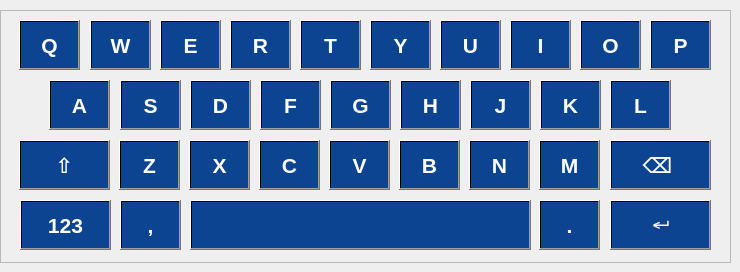
   <widget class="QWidget" name="page_14">
    <widget class="QFrame" name="frame_23">
     <property name="geometry">
      <rect>
       <x>0</x>
       <y>10</y>
       <width>731</width>
       <height>253</height>
      </rect>
     </property>
     <property name="frameShape">
      <enum>QFrame::StyledPanel</enum>
     </property>
     <property name="frameShadow">
      <enum>QFrame::Raised</enum>
     </property>
     <widget class="QPushButton" name="pushButton_52">
      <property name="geometry">
       <rect>
        <x>610</x>
        <y>70</y>
        <width>61</width>
        <height>50</height>
       </rect>
      </property>
      <property name="font">
       <font>
        <family>Liberation Sans</family>
        <pointsize>16</pointsize>
        <weight>75</weight>
        <bold>true</bold>
       </font>
      </property>
      <property name="styleSheet">
       <string notr="true">QPushButton
{
background: qlineargradient(x1:0, y1:0, x2:1, y2:0, stop: 0 rgb(12, 68, 145), stop: 0.5 rgb(12, 68, 145),  stop:1 rgb(12, 68, 145));
 color: white;}

QPushButton:pressed {
   background: qlineargradient(x1:0, y1:0, x2:1, y2:0, stop: 0 rgb(12, 68, 145), stop: 0.5 rgb(12, 68, 145),  stop:1 rgb(12, 68, 145));
 color: white;
}</string>
      </property>
      <property name="text">
       <string>L</string>
      </property>
     </widget>
     <widget class="QPushButton" name="pushButton_67">
      <property name="geometry">
       <rect>
        <x>610</x>
        <y>190</y>
        <width>101</width>
        <height>50</height>
       </rect>
      </property>
      <property name="font">
       <font>
        <family>Liberation Sans</family>
        <pointsize>16</pointsize>
        <weight>75</weight>
        <bold>true</bold>
       </font>
      </property>
      <property name="styleSheet">
       <string notr="true">QPushButton
{
background: qlineargradient(x1:0, y1:0, x2:1, y2:0, stop: 0 rgb(12, 68, 145), stop: 0.5 rgb(12, 68, 145),  stop:1 rgb(12, 68, 145));
 color: white;}

QPushButton:pressed {
   background: qlineargradient(x1:0, y1:0, x2:1, y2:0, stop: 0 rgb(12, 68, 145), stop: 0.5 rgb(12, 68, 145),  stop:1 rgb(12, 68, 145));
 color: white;
}</string>
      </property>
      <property name="text">
       <string>↵</string>
      </property>
     </widget>
     <widget class="QPushButton" name="pushButton_58">
      <property name="geometry">
       <rect>
        <x>580</x>
        <y>10</y>
        <width>61</width>
        <height>50</height>
       </rect>
      </property>
      <property name="font">
       <font>
        <family>Liberation Sans</family>
        <pointsize>16</pointsize>
        <weight>75</weight>
        <bold>true</bold>
       </font>
      </property>
      <property name="styleSheet">
       <string notr="true">QPushButton
{
background: qlineargradient(x1:0, y1:0, x2:1, y2:0, stop: 0 rgb(12, 68, 145), stop: 0.5 rgb(12, 68, 145),  stop:1 rgb(12, 68, 145));
 color: white;}

QPushButton:pressed {
   background: qlineargradient(x1:0, y1:0, x2:1, y2:0, stop: 0 rgb(12, 68, 145), stop: 0.5 rgb(12, 68, 145),  stop:1 rgb(12, 68, 145));
 color: white;
}</string>
      </property>
      <property name="text">
       <string>O</string>
      </property>
     </widget>
     <widget class="QPushButton" name="pushButton_63">
      <property name="geometry">
       <rect>
        <x>120</x>
        <y>70</y>
        <width>61</width>
        <height>50</height>
       </rect>
      </property>
      <property name="font">
       <font>
        <family>Liberation Sans</family>
        <pointsize>16</pointsize>
        <weight>75</weight>
        <bold>true</bold>
       </font>
      </property>
      <property name="styleSheet">
       <string notr="true">QPushButton
{
background: qlineargradient(x1:0, y1:0, x2:1, y2:0, stop: 0 rgb(12, 68, 145), stop: 0.5 rgb(12, 68, 145),  stop:1 rgb(12, 68, 145));
 color: white;}

QPushButton:pressed {
   background: qlineargradient(x1:0, y1:0, x2:1, y2:0, stop: 0 rgb(12, 68, 145), stop: 0.5 rgb(12, 68, 145),  stop:1 rgb(12, 68, 145));
 color: white;
}</string>
      </property>
      <property name="text">
       <string>S</string>
      </property>
     </widget>
     <widget class="QPushButton" name="pushButton_71">
      <property name="geometry">
       <rect>
        <x>20</x>
        <y>190</y>
        <width>91</width>
        <height>50</height>
       </rect>
      </property>
      <property name="font">
       <font>
        <family>Liberation Sans</family>
        <pointsize>16</pointsize>
        <weight>75</weight>
        <bold>true</bold>
       </font>
      </property>
      <property name="styleSheet">
       <string notr="true">QPushButton
{
background: qlineargradient(x1:0, y1:0, x2:1, y2:0, stop: 0 rgb(12, 68, 145), stop: 0.5 rgb(12, 68, 145),  stop:1 rgb(12, 68, 145));
 color: white;}

QPushButton:pressed {
   background: qlineargradient(x1:0, y1:0, x2:1, y2:0, stop: 0 rgb(12, 68, 145), stop: 0.5 rgb(12, 68, 145),  stop:1 rgb(12, 68, 145));
 color: white;
}</string>
      </property>
      <property name="text">
       <string>123</string>
      </property>
     </widget>
     <widget class="QPushButton" name="pushButton_65">
      <property name="geometry">
       <rect>
        <x>119</x>
        <y>130</y>
        <width>61</width>
        <height>50</height>
       </rect>
      </property>
      <property name="font">
       <font>
        <family>Liberation Sans</family>
        <pointsize>16</pointsize>
        <weight>75</weight>
        <bold>true</bold>
       </font>
      </property>
      <property name="styleSheet">
       <string notr="true">QPushButton
{
background: qlineargradient(x1:0, y1:0, x2:1, y2:0, stop: 0 rgb(12, 68, 145), stop: 0.5 rgb(12, 68, 145),  stop:1 rgb(12, 68, 145));
 color: white;}

QPushButton:pressed {
   background: qlineargradient(x1:0, y1:0, x2:1, y2:0, stop: 0 rgb(12, 68, 145), stop: 0.5 rgb(12, 68, 145),  stop:1 rgb(12, 68, 145));
 color: white;
}</string>
      </property>
      <property name="text">
       <string>Z</string>
      </property>
     </widget>
     <widget class="QPushButton" name="pushButton_79">
      <property name="geometry">
       <rect>
        <x>650</x>
        <y>10</y>
        <width>61</width>
        <height>50</height>
       </rect>
      </property>
      <property name="font">
       <font>
        <family>Liberation Sans</family>
        <pointsize>16</pointsize>
        <weight>75</weight>
        <bold>true</bold>
       </font>
      </property>
      <property name="styleSheet">
       <string notr="true">QPushButton
{
background: qlineargradient(x1:0, y1:0, x2:1, y2:0, stop: 0 rgb(12, 68, 145), stop: 0.5 rgb(12, 68, 145),  stop:1 rgb(12, 68, 145));
 color: white;}

QPushButton:pressed {
   background: qlineargradient(x1:0, y1:0, x2:1, y2:0, stop: 0 rgb(12, 68, 145), stop: 0.5 rgb(12, 68, 145),  stop:1 rgb(12, 68, 145));
 color: white;
}</string>
      </property>
      <property name="text">
       <string>P</string>
      </property>
     </widget>
     <widget class="QPushButton" name="pushButton_17">
      <property name="geometry">
       <rect>
        <x>90</x>
        <y>10</y>
        <width>61</width>
        <height>50</height>
       </rect>
      </property>
      <property name="font">
       <font>
        <family>Liberation Sans</family>
        <pointsize>16</pointsize>
        <weight>75</weight>
        <bold>true</bold>
       </font>
      </property>
      <property name="styleSheet">
       <string notr="true">QPushButton
{
background: qlineargradient(x1:0, y1:0, x2:1, y2:0, stop: 0 rgb(12, 68, 145), stop: 0.5 rgb(12, 68, 145),  stop:1 rgb(12, 68, 145));
 color: white;}

QPushButton:pressed {
   background: qlineargradient(x1:0, y1:0, x2:1, y2:0, stop: 0 rgb(12, 68, 145), stop: 0.5 rgb(12, 68, 145),  stop:1 rgb(12, 68, 145));
 color: white;
}</string>
      </property>
      <property name="text">
       <string>W</string>
      </property>
     </widget>
     <widget class="QPushButton" name="pushButton_70">
      <property name="geometry">
       <rect>
        <x>539</x>
        <y>190</y>
        <width>61</width>
        <height>50</height>
       </rect>
      </property>
      <property name="font">
       <font>
        <family>Liberation Sans</family>
        <pointsize>16</pointsize>
        <weight>75</weight>
        <bold>true</bold>
       </font>
      </property>
      <property name="styleSheet">
       <string notr="true">QPushButton
{
background: qlineargradient(x1:0, y1:0, x2:1, y2:0, stop: 0 rgb(12, 68, 145), stop: 0.5 rgb(12, 68, 145),  stop:1 rgb(12, 68, 145));
 color: white;}

QPushButton:pressed {
   background: qlineargradient(x1:0, y1:0, x2:1, y2:0, stop: 0 rgb(12, 68, 145), stop: 0.5 rgb(12, 68, 145),  stop:1 rgb(12, 68, 145));
 color: white;
}</string>
      </property>
      <property name="text">
       <string>.</string>
      </property>
     </widget>
     <widget class="QPushButton" name="pushButton_54">
      <property name="geometry">
       <rect>
        <x>120</x>
        <y>190</y>
        <width>61</width>
        <height>50</height>
       </rect>
      </property>
      <property name="font">
       <font>
        <family>Liberation Sans</family>
        <pointsize>16</pointsize>
        <weight>75</weight>
        <bold>true</bold>
       </font>
      </property>
      <property name="styleSheet">
       <string notr="true">QPushButton
{
background: qlineargradient(x1:0, y1:0, x2:1, y2:0, stop: 0 rgb(12, 68, 145), stop: 0.5 rgb(12, 68, 145),  stop:1 rgb(12, 68, 145));
 color: white;}

QPushButton:pressed {
   background: qlineargradient(x1:0, y1:0, x2:1, y2:0, stop: 0 rgb(12, 68, 145), stop: 0.5 rgb(12, 68, 145),  stop:1 rgb(12, 68, 145));
 color: white;
}</string>
      </property>
      <property name="text">
       <string>,</string>
      </property>
     </widget>
     <widget class="QPushButton" name="pushButton_53">
      <property name="geometry">
       <rect>
        <x>189</x>
        <y>130</y>
        <width>61</width>
        <height>50</height>
       </rect>
      </property>
      <property name="font">
       <font>
        <family>Liberation Sans</family>
        <pointsize>16</pointsize>
        <weight>75</weight>
        <bold>true</bold>
       </font>
      </property>
      <property name="styleSheet">
       <string notr="true">QPushButton
{
background: qlineargradient(x1:0, y1:0, x2:1, y2:0, stop: 0 rgb(12, 68, 145), stop: 0.5 rgb(12, 68, 145),  stop:1 rgb(12, 68, 145));
 color: white;}

QPushButton:pressed {
   background: qlineargradient(x1:0, y1:0, x2:1, y2:0, stop: 0 rgb(12, 68, 145), stop: 0.5 rgb(12, 68, 145),  stop:1 rgb(12, 68, 145));
 color: white;
}</string>
      </property>
      <property name="text">
       <string>X</string>
      </property>
     </widget>
     <widget class="QPushButton" name="pushButton_56">
      <property name="geometry">
       <rect>
        <x>19</x>
        <y>130</y>
        <width>91</width>
        <height>50</height>
       </rect>
      </property>
      <property name="font">
       <font>
        <family>Liberation Sans</family>
        <pointsize>16</pointsize>
        <weight>75</weight>
        <bold>true</bold>
       </font>
      </property>
      <property name="styleSheet">
       <string notr="true">QPushButton
{
background: qlineargradient(x1:0, y1:0, x2:1, y2:0, stop: 0 rgb(12, 68, 145), stop: 0.5 rgb(12, 68, 145),  stop:1 rgb(12, 68, 145));
 color: white;}

QPushButton:pressed {
   background: qlineargradient(x1:0, y1:0, x2:1, y2:0, stop: 0 rgb(12, 68, 145), stop: 0.5 rgb(12, 68, 145),  stop:1 rgb(12, 68, 145));
 color: white;
}</string>
      </property>
      <property name="text">
       <string>⇧</string>
      </property>
     </widget>
     <widget class="QPushButton" name="pushButton_62">
      <property name="geometry">
       <rect>
        <x>330</x>
        <y>70</y>
        <width>61</width>
        <height>50</height>
       </rect>
      </property>
      <property name="font">
       <font>
        <family>Liberation Sans</family>
        <pointsize>16</pointsize>
        <weight>75</weight>
        <bold>true</bold>
       </font>
      </property>
      <property name="styleSheet">
       <string notr="true">QPushButton
{
background: qlineargradient(x1:0, y1:0, x2:1, y2:0, stop: 0 rgb(12, 68, 145), stop: 0.5 rgb(12, 68, 145),  stop:1 rgb(12, 68, 145));
 color: white;}

QPushButton:pressed {
   background: qlineargradient(x1:0, y1:0, x2:1, y2:0, stop: 0 rgb(12, 68, 145), stop: 0.5 rgb(12, 68, 145),  stop:1 rgb(12, 68, 145));
 color: white;
}</string>
      </property>
      <property name="text">
       <string>G</string>
      </property>
     </widget>
     <widget class="QPushButton" name="pushButton_74">
      <property name="geometry">
       <rect>
        <x>469</x>
        <y>130</y>
        <width>61</width>
        <height>50</height>
       </rect>
      </property>
      <property name="font">
       <font>
        <family>Liberation Sans</family>
        <pointsize>16</pointsize>
        <weight>75</weight>
        <bold>true</bold>
       </font>
      </property>
      <property name="styleSheet">
       <string notr="true">QPushButton
{
background: qlineargradient(x1:0, y1:0, x2:1, y2:0, stop: 0 rgb(12, 68, 145), stop: 0.5 rgb(12, 68, 145),  stop:1 rgb(12, 68, 145));
 color: white;}

QPushButton:pressed {
   background: qlineargradient(x1:0, y1:0, x2:1, y2:0, stop: 0 rgb(12, 68, 145), stop: 0.5 rgb(12, 68, 145),  stop:1 rgb(12, 68, 145));
 color: white;
}</string>
      </property>
      <property name="text">
       <string>N</string>
      </property>
     </widget>
     <widget class="QPushButton" name="pushButton_51">
      <property name="geometry">
       <rect>
        <x>370</x>
        <y>10</y>
        <width>61</width>
        <height>50</height>
       </rect>
      </property>
      <property name="font">
       <font>
        <family>Liberation Sans</family>
        <pointsize>16</pointsize>
        <weight>75</weight>
        <bold>true</bold>
       </font>
      </property>
      <property name="styleSheet">
       <string notr="true">QPushButton
{
background: qlineargradient(x1:0, y1:0, x2:1, y2:0, stop: 0 rgb(12, 68, 145), stop: 0.5 rgb(12, 68, 145),  stop:1 rgb(12, 68, 145));
 color: white;}

QPushButton:pressed {
   background: qlineargradient(x1:0, y1:0, x2:1, y2:0, stop: 0 rgb(12, 68, 145), stop: 0.5 rgb(12, 68, 145),  stop:1 rgb(12, 68, 145));
 color: white;
}</string>
      </property>
      <property name="text">
       <string>Y</string>
      </property>
     </widget>
     <widget class="QPushButton" name="pushButton_61">
      <property name="geometry">
       <rect>
        <x>510</x>
        <y>10</y>
        <width>61</width>
        <height>50</height>
       </rect>
      </property>
      <property name="font">
       <font>
        <family>Liberation Sans</family>
        <pointsize>16</pointsize>
        <weight>75</weight>
        <bold>true</bold>
       </font>
      </property>
      <property name="styleSheet">
       <string notr="true">QPushButton
{
background: qlineargradient(x1:0, y1:0, x2:1, y2:0, stop: 0 rgb(12, 68, 145), stop: 0.5 rgb(12, 68, 145),  stop:1 rgb(12, 68, 145));
 color: white;}

QPushButton:pressed {
   background: qlineargradient(x1:0, y1:0, x2:1, y2:0, stop: 0 rgb(12, 68, 145), stop: 0.5 rgb(12, 68, 145),  stop:1 rgb(12, 68, 145));
 color: white;
}</string>
      </property>
      <property name="text">
       <string>I</string>
      </property>
     </widget>
     <widget class="QPushButton" name="pushButton_57">
      <property name="geometry">
       <rect>
        <x>539</x>
        <y>130</y>
        <width>61</width>
        <height>50</height>
       </rect>
      </property>
      <property name="font">
       <font>
        <family>Liberation Sans</family>
        <pointsize>16</pointsize>
        <weight>75</weight>
        <bold>true</bold>
       </font>
      </property>
      <property name="styleSheet">
       <string notr="true">QPushButton
{
background: qlineargradient(x1:0, y1:0, x2:1, y2:0, stop: 0 rgb(12, 68, 145), stop: 0.5 rgb(12, 68, 145),  stop:1 rgb(12, 68, 145));
 color: white;}

QPushButton:pressed {
   background: qlineargradient(x1:0, y1:0, x2:1, y2:0, stop: 0 rgb(12, 68, 145), stop: 0.5 rgb(12, 68, 145),  stop:1 rgb(12, 68, 145));
 color: white;
}</string>
      </property>
      <property name="text">
       <string>M</string>
      </property>
     </widget>
     <widget class="QPushButton" name="pushButton_78">
      <property name="geometry">
       <rect>
        <x>470</x>
        <y>70</y>
        <width>61</width>
        <height>50</height>
       </rect>
      </property>
      <property name="font">
       <font>
        <family>Liberation Sans</family>
        <pointsize>16</pointsize>
        <weight>75</weight>
        <bold>true</bold>
       </font>
      </property>
      <property name="styleSheet">
       <string notr="true">QPushButton
{
background: qlineargradient(x1:0, y1:0, x2:1, y2:0, stop: 0 rgb(12, 68, 145), stop: 0.5 rgb(12, 68, 145),  stop:1 rgb(12, 68, 145));
 color: white;}

QPushButton:pressed {
   background: qlineargradient(x1:0, y1:0, x2:1, y2:0, stop: 0 rgb(12, 68, 145), stop: 0.5 rgb(12, 68, 145),  stop:1 rgb(12, 68, 145));
 color: white;
}</string>
      </property>
      <property name="text">
       <string>J</string>
      </property>
     </widget>
     <widget class="QPushButton" name="pushButton_72">
      <property name="geometry">
       <rect>
        <x>190</x>
        <y>190</y>
        <width>341</width>
        <height>50</height>
       </rect>
      </property>
      <property name="font">
       <font>
        <family>Liberation Sans</family>
        <pointsize>16</pointsize>
        <weight>75</weight>
        <bold>true</bold>
       </font>
      </property>
      <property name="styleSheet">
       <string notr="true">QPushButton
{
background: qlineargradient(x1:0, y1:0, x2:1, y2:0, stop: 0 rgb(12, 68, 145), stop: 0.5 rgb(12, 68, 145),  stop:1 rgb(12, 68, 145));
 color: white;}

QPushButton:pressed {
   background: qlineargradient(x1:0, y1:0, x2:1, y2:0, stop: 0 rgb(12, 68, 145), stop: 0.5 rgb(12, 68, 145),  stop:1 rgb(12, 68, 145));
 color: white;
}</string>
      </property>
      <property name="text">
       <string/>
      </property>
     </widget>
     <widget class="QPushButton" name="pushButton_80">
      <property name="geometry">
       <rect>
        <x>19</x>
        <y>10</y>
        <width>61</width>
        <height>50</height>
       </rect>
      </property>
      <property name="font">
       <font>
        <family>Liberation Sans</family>
        <pointsize>16</pointsize>
        <weight>75</weight>
        <bold>true</bold>
       </font>
      </property>
      <property name="styleSheet">
       <string notr="true">QPushButton
{
background: qlineargradient(x1:0, y1:0, x2:1, y2:0, stop: 0 rgb(12, 68, 145), stop: 0.5 rgb(12, 68, 145),  stop:1 rgb(12, 68, 145));
 color: white;}

QPushButton:pressed {
   background: qlineargradient(x1:0, y1:0, x2:1, y2:0, stop: 0 rgb(12, 68, 145), stop: 0.5 rgb(12, 68, 145),  stop:1 rgb(12, 68, 145));
 color: white;
}</string>
      </property>
      <property name="text">
       <string>Q</string>
      </property>
     </widget>
     <widget class="QPushButton" name="pushButton_68">
      <property name="geometry">
       <rect>
        <x>540</x>
        <y>70</y>
        <width>61</width>
        <height>50</height>
       </rect>
      </property>
      <property name="font">
       <font>
        <family>Liberation Sans</family>
        <pointsize>16</pointsize>
        <weight>75</weight>
        <bold>true</bold>
       </font>
      </property>
      <property name="styleSheet">
       <string notr="true">QPushButton
{
background: qlineargradient(x1:0, y1:0, x2:1, y2:0, stop: 0 rgb(12, 68, 145), stop: 0.5 rgb(12, 68, 145),  stop:1 rgb(12, 68, 145));
 color: white;}

QPushButton:pressed {
   background: qlineargradient(x1:0, y1:0, x2:1, y2:0, stop: 0 rgb(12, 68, 145), stop: 0.5 rgb(12, 68, 145),  stop:1 rgb(12, 68, 145));
 color: white;
}</string>
      </property>
      <property name="text">
       <string>K</string>
      </property>
     </widget>
     <widget class="QPushButton" name="pushButton_59">
      <property name="geometry">
       <rect>
        <x>160</x>
        <y>10</y>
        <width>61</width>
        <height>50</height>
       </rect>
      </property>
      <property name="font">
       <font>
        <family>Liberation Sans</family>
        <pointsize>16</pointsize>
        <weight>75</weight>
        <bold>true</bold>
       </font>
      </property>
      <property name="styleSheet">
       <string notr="true">QPushButton
{
background: qlineargradient(x1:0, y1:0, x2:1, y2:0, stop: 0 rgb(12, 68, 145), stop: 0.5 rgb(12, 68, 145),  stop:1 rgb(12, 68, 145));
 color: white;}

QPushButton:pressed {
   background: qlineargradient(x1:0, y1:0, x2:1, y2:0, stop: 0 rgb(12, 68, 145), stop: 0.5 rgb(12, 68, 145),  stop:1 rgb(12, 68, 145));
 color: white;
}</string>
      </property>
      <property name="text">
       <string>E</string>
      </property>
     </widget>
     <widget class="QPushButton" name="pushButton_64">
      <property name="geometry">
       <rect>
        <x>329</x>
        <y>130</y>
        <width>61</width>
        <height>50</height>
       </rect>
      </property>
      <property name="font">
       <font>
        <family>Liberation Sans</family>
        <pointsize>16</pointsize>
        <weight>75</weight>
        <bold>true</bold>
       </font>
      </property>
      <property name="styleSheet">
       <string notr="true">QPushButton
{
background: qlineargradient(x1:0, y1:0, x2:1, y2:0, stop: 0 rgb(12, 68, 145), stop: 0.5 rgb(12, 68, 145),  stop:1 rgb(12, 68, 145));
 color: white;}

QPushButton:pressed {
   background: qlineargradient(x1:0, y1:0, x2:1, y2:0, stop: 0 rgb(12, 68, 145), stop: 0.5 rgb(12, 68, 145),  stop:1 rgb(12, 68, 145));
 color: white;
}</string>
      </property>
      <property name="text">
       <string>V</string>
      </property>
     </widget>
     <widget class="QPushButton" name="pushButton_75">
      <property name="geometry">
       <rect>
        <x>259</x>
        <y>130</y>
        <width>61</width>
        <height>50</height>
       </rect>
      </property>
      <property name="font">
       <font>
        <family>Liberation Sans</family>
        <pointsize>16</pointsize>
        <weight>75</weight>
        <bold>true</bold>
       </font>
      </property>
      <property name="styleSheet">
       <string notr="true">QPushButton
{
background: qlineargradient(x1:0, y1:0, x2:1, y2:0, stop: 0 rgb(12, 68, 145), stop: 0.5 rgb(12, 68, 145),  stop:1 rgb(12, 68, 145));
 color: white;}

QPushButton:pressed {
   background: qlineargradient(x1:0, y1:0, x2:1, y2:0, stop: 0 rgb(12, 68, 145), stop: 0.5 rgb(12, 68, 145),  stop:1 rgb(12, 68, 145));
 color: white;
}</string>
      </property>
      <property name="text">
       <string>C</string>
      </property>
     </widget>
     <widget class="QPushButton" name="pushButton_81">
      <property name="geometry">
       <rect>
        <x>230</x>
        <y>10</y>
        <width>61</width>
        <height>50</height>
       </rect>
      </property>
      <property name="font">
       <font>
        <family>Liberation Sans</family>
        <pointsize>16</pointsize>
        <weight>75</weight>
        <bold>true</bold>
       </font>
      </property>
      <property name="styleSheet">
       <string notr="true">QPushButton
{
background: qlineargradient(x1:0, y1:0, x2:1, y2:0, stop: 0 rgb(12, 68, 145), stop: 0.5 rgb(12, 68, 145),  stop:1 rgb(12, 68, 145));
 color: white;}

QPushButton:pressed {
   background: qlineargradient(x1:0, y1:0, x2:1, y2:0, stop: 0 rgb(12, 68, 145), stop: 0.5 rgb(12, 68, 145),  stop:1 rgb(12, 68, 145));
 color: white;
}</string>
      </property>
      <property name="text">
       <string>R</string>
      </property>
     </widget>
     <widget class="QPushButton" name="pushButton_60">
      <property name="geometry">
       <rect>
        <x>610</x>
        <y>130</y>
        <width>101</width>
        <height>50</height>
       </rect>
      </property>
      <property name="font">
       <font>
        <family>Liberation Sans</family>
        <pointsize>16</pointsize>
        <weight>75</weight>
        <bold>true</bold>
       </font>
      </property>
      <property name="styleSheet">
       <string notr="true">QPushButton
{
background: qlineargradient(x1:0, y1:0, x2:1, y2:0, stop: 0 rgb(12, 68, 145), stop: 0.5 rgb(12, 68, 145),  stop:1 rgb(12, 68, 145));
 color: white;}

QPushButton:pressed {
   background: qlineargradient(x1:0, y1:0, x2:1, y2:0, stop: 0 rgb(12, 68, 145), stop: 0.5 rgb(12, 68, 145),  stop:1 rgb(12, 68, 145));
 color: white;
}</string>
      </property>
      <property name="text">
       <string>⌫ </string>
      </property>
     </widget>
     <widget class="QPushButton" name="pushButton_73">
      <property name="geometry">
       <rect>
        <x>49</x>
        <y>70</y>
        <width>61</width>
        <height>50</height>
       </rect>
      </property>
      <property name="font">
       <font>
        <family>Liberation Sans</family>
        <pointsize>16</pointsize>
        <weight>75</weight>
        <bold>true</bold>
       </font>
      </property>
      <property name="styleSheet">
       <string notr="true">QPushButton
{
background: qlineargradient(x1:0, y1:0, x2:1, y2:0, stop: 0 rgb(12, 68, 145), stop: 0.5 rgb(12, 68, 145),  stop:1 rgb(12, 68, 145));
 color: white;}

QPushButton:pressed {
   background: qlineargradient(x1:0, y1:0, x2:1, y2:0, stop: 0 rgb(12, 68, 145), stop: 0.5 rgb(12, 68, 145),  stop:1 rgb(12, 68, 145));
 color: white;
}</string>
      </property>
      <property name="text">
       <string>A</string>
      </property>
     </widget>
     <widget class="QPushButton" name="pushButton_69">
      <property name="geometry">
       <rect>
        <x>399</x>
        <y>130</y>
        <width>61</width>
        <height>50</height>
       </rect>
      </property>
      <property name="font">
       <font>
        <family>Liberation Sans</family>
        <pointsize>16</pointsize>
        <weight>75</weight>
        <bold>true</bold>
       </font>
      </property>
      <property name="styleSheet">
       <string notr="true">QPushButton
{
background: qlineargradient(x1:0, y1:0, x2:1, y2:0, stop: 0 rgb(12, 68, 145), stop: 0.5 rgb(12, 68, 145),  stop:1 rgb(12, 68, 145));
 color: white;}

QPushButton:pressed {
   background: qlineargradient(x1:0, y1:0, x2:1, y2:0, stop: 0 rgb(12, 68, 145), stop: 0.5 rgb(12, 68, 145),  stop:1 rgb(12, 68, 145));
 color: white;
}</string>
      </property>
      <property name="text">
       <string>B</string>
      </property>
     </widget>
     <widget class="QPushButton" name="pushButton_77">
      <property name="geometry">
       <rect>
        <x>400</x>
        <y>70</y>
        <width>61</width>
        <height>50</height>
       </rect>
      </property>
      <property name="font">
       <font>
        <family>Liberation Sans</family>
        <pointsize>16</pointsize>
        <weight>75</weight>
        <bold>true</bold>
       </font>
      </property>
      <property name="styleSheet">
       <string notr="true">QPushButton
{
background: qlineargradient(x1:0, y1:0, x2:1, y2:0, stop: 0 rgb(12, 68, 145), stop: 0.5 rgb(12, 68, 145),  stop:1 rgb(12, 68, 145));
 color: white;}

QPushButton:pressed {
   background: qlineargradient(x1:0, y1:0, x2:1, y2:0, stop: 0 rgb(12, 68, 145), stop: 0.5 rgb(12, 68, 145),  stop:1 rgb(12, 68, 145));
 color: white;
}</string>
      </property>
      <property name="text">
       <string>H</string>
      </property>
     </widget>
     <widget class="QPushButton" name="pushButton_55">
      <property name="geometry">
       <rect>
        <x>440</x>
        <y>10</y>
        <width>61</width>
        <height>50</height>
       </rect>
      </property>
      <property name="font">
       <font>
        <family>Liberation Sans</family>
        <pointsize>16</pointsize>
        <weight>75</weight>
        <bold>true</bold>
       </font>
      </property>
      <property name="styleSheet">
       <string notr="true">QPushButton
{
background: qlineargradient(x1:0, y1:0, x2:1, y2:0, stop: 0 rgb(12, 68, 145), stop: 0.5 rgb(12, 68, 145),  stop:1 rgb(12, 68, 145));
 color: white;}

QPushButton:pressed {
   background: qlineargradient(x1:0, y1:0, x2:1, y2:0, stop: 0 rgb(12, 68, 145), stop: 0.5 rgb(12, 68, 145),  stop:1 rgb(12, 68, 145));
 color: white;
}</string>
      </property>
      <property name="text">
       <string>U</string>
      </property>
     </widget>
     <widget class="QPushButton" name="pushButton_76">
      <property name="geometry">
       <rect>
        <x>260</x>
        <y>70</y>
        <width>61</width>
        <height>50</height>
       </rect>
      </property>
      <property name="font">
       <font>
        <family>Liberation Sans</family>
        <pointsize>16</pointsize>
        <weight>75</weight>
        <bold>true</bold>
       </font>
      </property>
      <property name="styleSheet">
       <string notr="true">QPushButton
{
background: qlineargradient(x1:0, y1:0, x2:1, y2:0, stop: 0 rgb(12, 68, 145), stop: 0.5 rgb(12, 68, 145),  stop:1 rgb(12, 68, 145));
 color: white;}

QPushButton:pressed {
   background: qlineargradient(x1:0, y1:0, x2:1, y2:0, stop: 0 rgb(12, 68, 145), stop: 0.5 rgb(12, 68, 145),  stop:1 rgb(12, 68, 145));
 color: white;
}</string>
      </property>
      <property name="text">
       <string>F</string>
      </property>
     </widget>
     <widget class="QPushButton" name="pushButton_66">
      <property name="geometry">
       <rect>
        <x>190</x>
        <y>70</y>
        <width>61</width>
        <height>50</height>
       </rect>
      </property>
      <property name="font">
       <font>
        <family>Liberation Sans</family>
        <pointsize>16</pointsize>
        <weight>75</weight>
        <bold>true</bold>
       </font>
      </property>
      <property name="styleSheet">
       <string notr="true">QPushButton
{
background: qlineargradient(x1:0, y1:0, x2:1, y2:0, stop: 0 rgb(12, 68, 145), stop: 0.5 rgb(12, 68, 145),  stop:1 rgb(12, 68, 145));
 color: white;}

QPushButton:pressed {
   background: qlineargradient(x1:0, y1:0, x2:1, y2:0, stop: 0 rgb(12, 68, 145), stop: 0.5 rgb(12, 68, 145),  stop:1 rgb(12, 68, 145));
 color: white;
}</string>
      </property>
      <property name="text">
       <string>D</string>
      </property>
     </widget>
     <widget class="QPushButton" name="pushButton_82">
      <property name="geometry">
       <rect>
        <x>300</x>
        <y>10</y>
        <width>61</width>
        <height>50</height>
       </rect>
      </property>
      <property name="font">
       <font>
        <family>Liberation Sans</family>
        <pointsize>16</pointsize>
        <weight>75</weight>
        <bold>true</bold>
       </font>
      </property>
      <property name="styleSheet">
       <string notr="true">QPushButton
{
background: qlineargradient(x1:0, y1:0, x2:1, y2:0, stop: 0 rgb(12, 68, 145), stop: 0.5 rgb(12, 68, 145),  stop:1 rgb(12, 68, 145));
 color: white;}

QPushButton:pressed {
   background: qlineargradient(x1:0, y1:0, x2:1, y2:0, stop: 0 rgb(12, 68, 145), stop: 0.5 rgb(12, 68, 145),  stop:1 rgb(12, 68, 145));
 color: white;
}</string>
      </property>
      <property name="text">
       <string>T</string>
      </property>
     </widget>
    </widget>
   </widget>
